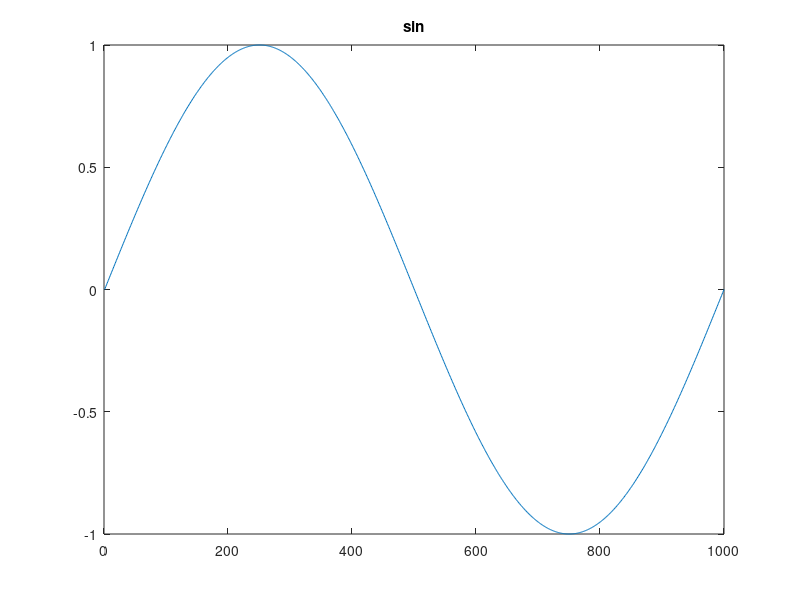
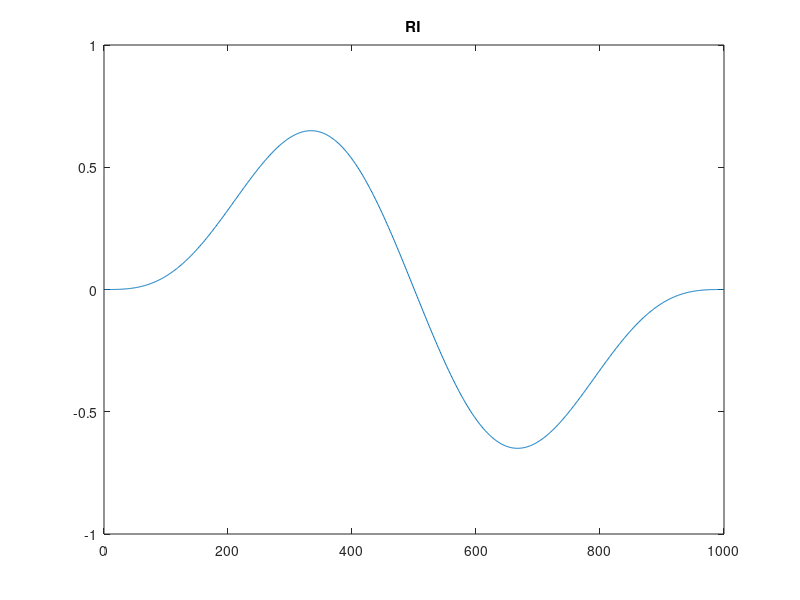
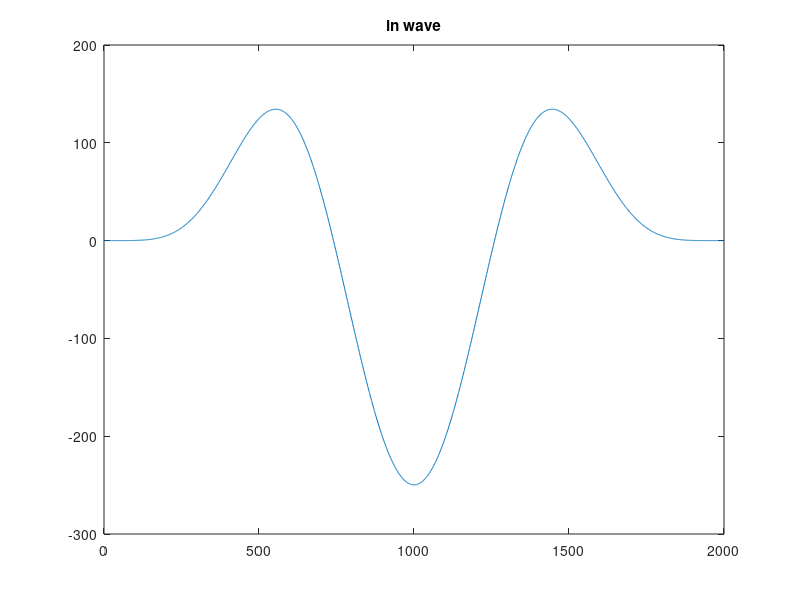
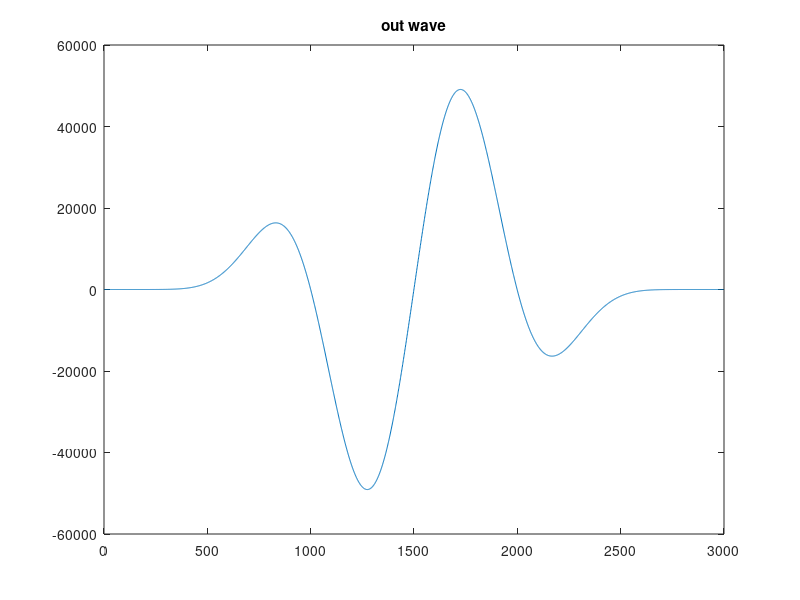

Write the MATLAB code that produced these figures, in order.
close all;
clearvars;

sample = 1000;
t = linspace(0, 2*pi, sample); 

sin = sin(t);
hann = squeeze(hanning(sample))';
RI = hann .* sin;

in_wave     = conv(RI, sin);
out_wave    = conv(RI, in_wave);


figure()
plot(sin)
title('sin')
figure()
plot(RI)
title('RI')
figure()
plot(in_wave)
title('in wave')
figure()
plot(out_wave)
title('out wave')

%plot(out_wave)

